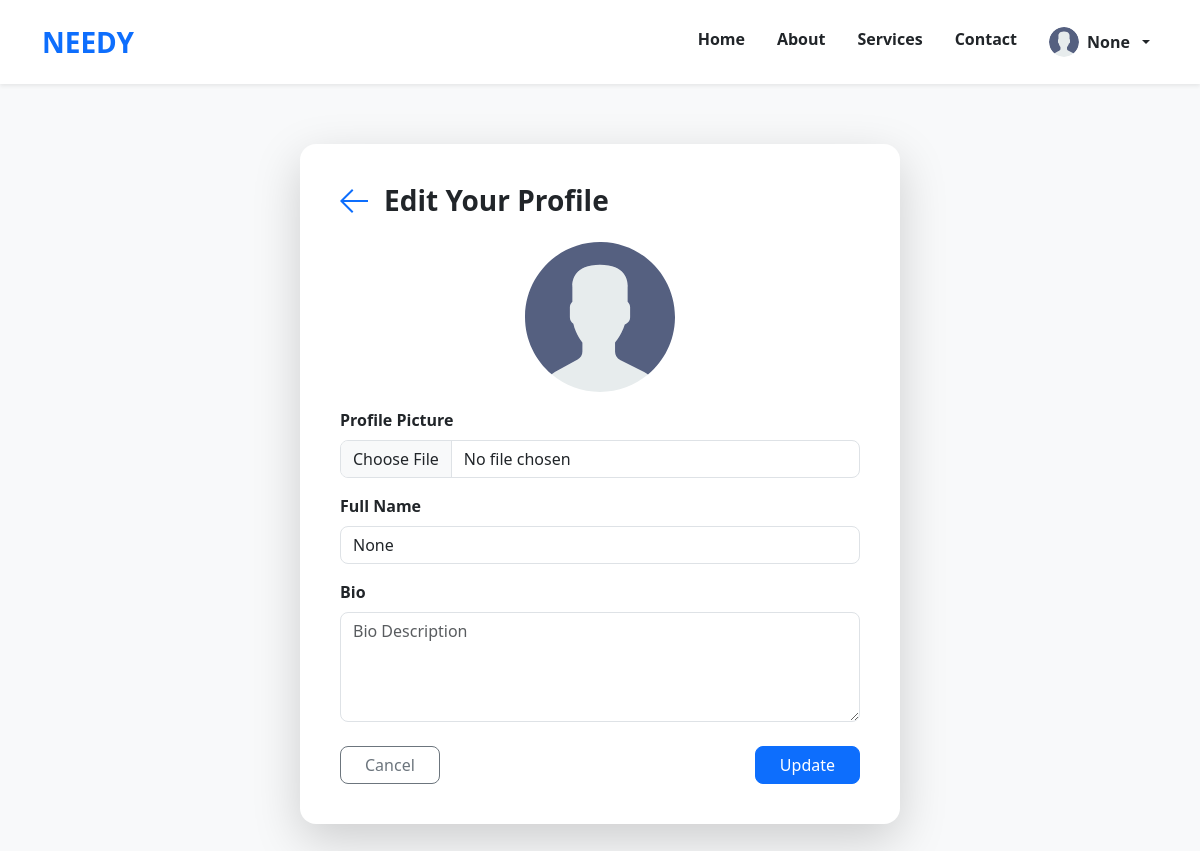
/updateUser (signed in), run on the app's committed database.
### lazarus/models.py (models this page shows)
class User(AbstractUser):
    headline = models.CharField(max_length=255, blank=True)
    name = models.CharField(max_length=200,null=True)
    email = models.EmailField(unique=True, null=True)
    bio = models.TextField(null=True)
    avatar = models.ImageField(null=True,default='avatar.svg')
    skills = models.ManyToManyField('Skill', null=True)
    groups = models.ManyToManyField(
        'auth.Group',
        related_name='custom_user_set',
        blank=True
    )
    user_permissions = models.ManyToManyField(
        'auth.Permission',
        related_name='custom_user_permissions_set',
        blank=True
    )

### lazarus/views.py (the view)
# urls.py: path('updateUser',views.UpdateUser,name='UpdateUser'),
@login_required(login_url='login')
def UpdateUser(request):
    user = request.user
    form = Userform(instance=user)
    UserInstance = User.objects.get(id=request.user.id)
    if request.method=="POST":
        form = Userform(request.POST,request.FILES,instance=user)
        if form.is_valid():
            form.save()
            return redirect('homeview')
    ctx = {'form':form,'userinstance':UserInstance}
    return render(request,'lazarus/UpdateUser.html',ctx)

### lazarus/form.py
class Userform(ModelForm):
    class Meta:
        model = User
        fields = ['avatar', 'name' , 'bio']

### lazarus/templates/lazarus/UpdateUser.html (shortened to what this page needs)
{% extends 'index.html' %}
{% block content %}
<body class="bg-light">
  <div class="container d-flex justify-content-center align-items-center min-vh-100">
    <div class="card shadow-lg border-0 rounded-4 p-4" style="max-width: 600px; width: 100%;">
      <div class="card-body">
        <div class="d-flex align-items-center mb-4">
          <a href="{% url 'homeview' %}" class="me-3 text-decoration-none">
            <svg xmlns="http://www.w3.org/2000/svg" width="28" height="28" fill="#0d6efd" viewBox="0 0 32 32">
              <path d="M13.723 2.286l-13.723 13.714 13.719 13.714 1.616-1.611-10.96-10.96h27.625v-2.286h-27.625l10.965-10.965-1.616-1.607z"/>
            </svg>
          </a>
          <h3 class="mb-0 fw-bold text-dark">Edit Your Profile</h3>
        </div>
        <form method="POST" enctype="multipart/form-data">
                 {% if userinstance.avatar %}
  <div class="mb-3 text-center">
    <img  class="rounded" src="{{ userinstance.avatar.url }}" alt="Current Avatar" class="img-thumbnail mb-2" style="max-width: 150px;">
  </div>
{% endif %}
<div class="mb-3">
  <label for="avatar" class="form-label fw-semibold">Profile Picture</label>
  <input class="form-control rounded-3" type="file" id="avatar" name="avatar" accept="image/*">
</div>
<div class="mb-3">
            <label for="name" class="form-label fw-semibold">Full Name</label>
            <input value="{{ userinstance.name }}" type="text" class="form-control rounded-3" id="name" name="name" required>
          </div>
    <div class="mb-3">
  <label for="bio" class="form-label fw-semibold">Bio</label>
  <textarea placeholder="Bio Description" class="form-control rounded-3" id="bio" name="bio" rows="4" required>{{ userinstance.bio|default_if_none:'' }}</textarea>
</div>
          <div class="d-flex justify-content-between mt-4">
            <a href="{{ request.META.HTTP_REFERER }}" class="btn btn-outline-secondary rounded-3 px-4">Cancel</a>
            <button type="submit" class="btn btn-primary rounded-3 px-4">Update</button>
          </div>
        </form>
      </div>
    </div>
  </div>
</body>
{% endblock %}

### templates/index.html (shortened to what this page needs)
<!DOCTYPE html>
<html lang="en">
<head>
  <link
    href="https://cdn.jsdelivr.net/npm/bootstrap@5.3.3/dist/css/bootstrap.min.css"
    rel="stylesheet"
  />
</head>
<body>
  <nav class="navbar navbar-expand-lg navbar-light bg-white shadow-sm py-3">
    <div class="container">
      <a class="navbar-brand fw-bold text-primary fs-3" href="{% url 'homeview' %}">NEEDY</a>
      <div class="collapse navbar-collapse" id="navbarNav">
        <ul class="navbar-nav ms-auto gap-3">
          <li class="nav-item">
            <a class="nav-link active fw-semibold text-dark" aria-current="page" href="#">Home</a>
          </li>
          <li class="nav-item">
            <a class="nav-link fw-semibold text-dark" href="#">About</a>
          </li>
          <li class="nav-item">
            <a class="nav-link fw-semibold text-dark" href="#">Services</a>
          </li>
          <li class="nav-item">
            <a class="nav-link fw-semibold text-dark" href="#">Contact</a>
          </li>
          {% if request.user.is_authenticated %}
          <li class="nav-item dropdown">
            <a class="nav-link dropdown-toggle d-flex align-items-center gap-2 fw-semibold text-dark"
               href="#" id="navbarDropdown" role="button" data-bs-toggle="dropdown" aria-expanded="false">
              <img src="{{ request.user.avatar.url }}"
                   alt="Avatar"
                   class="rounded-circle"
                   width="30"
                   height="30" />
              {{ request.user.first_name|default:request.user.name }}
            </a>
          </li>
          {% endif %}
        </ul>
      </div>
    </div>
  </nav>
  {% block content %}
  {% endblock %}
</body>
</html>

### data on the page
User: user.avatar (placeholder picture), user.first_name "None", avatar (placeholder picture), name "None"
